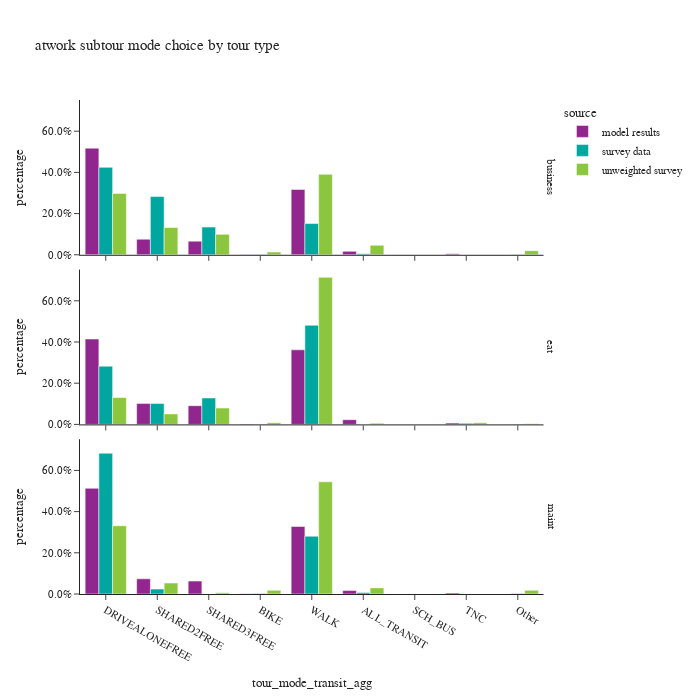

Write notebook code for a chart like this one.
### Code cell
df_plot = atwork_subtour.groupby(['source','tour_type','tour_mode_transit_agg'])['trip_weight_2017_2019'].sum().reset_index()
df_plot['percentage'] = df_plot.groupby(['source','tour_type'], group_keys=False)['trip_weight_2017_2019']. \
    apply(lambda x: x / float(x.sum()))

fig = px.bar(df_plot,
             x="tour_mode_transit_agg", y="percentage", color="source",barmode="group",
             facet_row='tour_type',
             category_orders={"tour_mode_transit_agg": tour_mode_ordered},
             title="atwork subtour mode choice by tour type")
fig.for_each_annotation(lambda a: a.update(text = a.text.split("=")[-1]))
fig.for_each_yaxis(lambda a: a.update(tickformat = ".1%"))
fig.update_layout(height=700, width=700)
fig.show()

### Figure 1 — Plotly figure (JSON) as saved in the notebook; plotly's stock layout.template omitted (floating-point values rounded to 4 significant figures)
{"data": [{"alignmentgroup": "True", "hovertemplate": "source=model results<br>tour_type=business<br>tour_mode_transit_agg=%{x}<br>percentage=%{y}<extra></extra>", "legendgroup": "model results", "marker": {"color": "#91268F", "pattern": {"shape": ""}}, "name": "model results", "offsetgroup": "model results", "orientation": "v", "showlegend": true, "textposition": "auto", "type": "bar", "x": ["ALL_TRANSIT", "BIKE", "DRIVEALONEFREE", "SHARED2FREE", "SHARED3FREE", "TNC", "WALK"], "xaxis": "x3", "y": [0.01669, 0.001241, 0.5177, 0.07559, 0.06609, 0.005468, 0.3173], "yaxis": "y3"}, {"alignmentgroup": "True", "hovertemplate": "source=model results<br>tour_type=eat<br>tour_mode_transit_agg=%{x}<br>percentage=%{y}<extra></extra>", "legendgroup": "model results", "marker": {"color": "#91268F", "pattern": {"shape": ""}}, "name": "model results", "offsetgroup": "model results", "orientation": "v", "showlegend": false, "textposition": "auto", "type": "bar", "x": ["ALL_TRANSIT", "BIKE", "DRIVEALONEFREE", "SHARED2FREE", "SHARED3FREE", "TNC", "WALK"], "xaxis": "x2", "y": [0.02269, 0.002008, 0.4143, 0.1019, 0.09075, 0.006319, 0.362], "yaxis": "y2"}, {"alignmentgroup": "True", "hovertemplate": "source=model results<br>tour_type=maint<br>tour_mode_transit_agg=%{x}<br>percentage=%{y}<extra></extra>", "legendgroup": "model results", "marker": {"color": "#91268F", "pattern": {"shape": ""}}, "name": "model results", "offsetgroup": "model results", "orientation": "v", "showlegend": false, "textposition": "auto", "type": "bar", "x": ["ALL_TRANSIT", "BIKE", "DRIVEALONEFREE", "SHARED2FREE", "SHARED3FREE", "TNC", "WALK"], "xaxis": "x", "y": [0.01652, 0.001596, 0.5129, 0.07374, 0.06267, 0.004692, 0.3278], "yaxis": "y"}, {"alignmentgroup": "True", "hovertemplate": "source=survey data<br>tour_type=business<br>tour_mode_transit_agg=%{x}<br>percentage=%{y}<extra></extra>", "legendgroup": "survey data", "marker": {"color": "#00A7A0", "pattern": {"shape": ""}}, "name": "survey data", "offsetgroup": "survey data", "orientation": "v", "showlegend": true, "textposition": "auto", "type": "bar", "x": ["ALL_TRANSIT", "BIKE", "DRIVEALONEFREE", "Other", "SHARED2FREE", "SHARED3FREE", "WALK"], "xaxis": "x3", "y": [0.005332, 0.0008008, 0.4244, 0.000845, 0.2825, 0.1344, 0.1516], "yaxis": "y3"}, {"alignmentgroup": "True", "hovertemplate": "source=survey data<br>tour_type=eat<br>tour_mode_transit_agg=%{x}<br>percentage=%{y}<extra></extra>", "legendgroup": "survey data", "marker": {"color": "#00A7A0", "pattern": {"shape": ""}}, "name": "survey data", "offsetgroup": "survey data", "orientation": "v", "showlegend": false, "textposition": "auto", "type": "bar", "x": ["ALL_TRANSIT", "BIKE", "DRIVEALONEFREE", "Other", "SHARED2FREE", "SHARED3FREE", "TNC", "WALK"], "xaxis": "x2", "y": [9.895e-05, 0.0004414, 0.2827, 0.0002483, 0.1019, 0.1283, 0.00519, 0.4812], "yaxis": "y2"}, {"alignmentgroup": "True", "hovertemplate": "source=survey data<br>tour_type=maint<br>tour_mode_transit_agg=%{x}<br>percentage=%{y}<extra></extra>", "legendgroup": "survey data", "marker": {"color": "#00A7A0", "pattern": {"shape": ""}}, "name": "survey data", "offsetgroup": "survey data", "orientation": "v", "showlegend": false, "textposition": "auto", "type": "bar", "x": ["ALL_TRANSIT", "BIKE", "DRIVEALONEFREE", "Other", "SHARED2FREE", "SHARED3FREE", "WALK"], "xaxis": "x", "y": [0.007412, 0.001939, 0.6834, 0.00296, 0.02369, 2.738e-05, 0.2805], "yaxis": "y"}, {"alignmentgroup": "True", "hovertemplate": "source=unweighted survey<br>tour_type=business<br>tour_mode_transit_agg=%{x}<br>percentage=%{y}<extra></extra>", "legendgroup": "unweighted survey", "marker": {"color": "#8CC63E", "pattern": {"shape": ""}}, "name": "unweighted survey", "offsetgroup": "unweighted survey", "orientation": "v", "showlegend": true, "textposition": "auto", "type": "bar", "x": ["ALL_TRANSIT", "BIKE", "DRIVEALONEFREE", "Other", "SHARED2FREE", "SHARED3FREE", "WALK"], "xaxis": "x3", "y": [0.04636, 0.01325, 0.298, 0.01987, 0.1325, 0.09934, 0.3907], "yaxis": "y3"}, {"alignmentgroup": "True", "hovertemplate": "source=unweighted survey<br>tour_type=eat<br>tour_mode_transit_agg=%{x}<br>percentage=%{y}<extra></extra>", "legendgroup": "unweighted survey", "marker": {"color": "#8CC63E", "pattern": {"shape": ""}}, "name": "unweighted survey", "offsetgroup": "unweighted survey", "orientation": "v", "showlegend": false, "textposition": "auto", "type": "bar", "x": ["ALL_TRANSIT", "BIKE", "DRIVEALONEFREE", "Other", "SHARED2FREE", "SHARED3FREE", "TNC", "WALK"], "xaxis": "x2", "y": [0.005666, 0.008499, 0.1303, 0.002833, 0.05099, 0.07932, 0.008499, 0.7139], "yaxis": "y2"}, {"alignmentgroup": "True", "hovertemplate": "source=unweighted survey<br>tour_type=maint<br>tour_mode_transit_agg=%{x}<br>percentage=%{y}<extra></extra>", "legendgroup": "unweighted survey", "marker": {"color": "#8CC63E", "pattern": {"shape": ""}}, "name": "unweighted survey", "offsetgroup": "unweighted survey", "orientation": "v", "showlegend": false, "textposition": "auto", "type": "bar", "x": ["ALL_TRANSIT", "BIKE", "DRIVEALONEFREE", "Other", "SHARED2FREE", "SHARED3FREE", "WALK"], "xaxis": "x", "y": [0.02959, 0.01775, 0.3314, 0.01775, 0.05325, 0.005917, 0.5444], "yaxis": "y"}], "layout": {"annotations": [{"font": {}, "showarrow": false, "text": "maint", "textangle": 90, "x": 0.98, "xanchor": "left", "xref": "paper", "y": 0.1567, "yanchor": "middle", "yref": "paper"}, {"font": {}, "showarrow": false, "text": "eat", "textangle": 90, "x": 0.98, "xanchor": "left", "xref": "paper", "y": 0.5, "yanchor": "middle", "yref": "paper"}, {"font": {}, "showarrow": false, "text": "business", "textangle": 90, "x": 0.98, "xanchor": "left", "xref": "paper", "y": 0.8433, "yanchor": "middle", "yref": "paper"}], "barmode": "group", "height": 700, "legend": {"title": {"text": "source"}, "tracegroupgap": 0}, "title": {"text": "atwork subtour mode choice by tour type"}, "width": 700, "xaxis": {"anchor": "y", "categoryarray": ["DRIVEALONEFREE", "SHARED2FREE", "SHARED3FREE", "BIKE", "WALK", "ALL_TRANSIT", "SCH_BUS", "TNC", "Other"], "categoryorder": "array", "domain": [0.0, 0.98], "title": {"text": "tour_mode_transit_agg"}}, "xaxis2": {"anchor": "y2", "domain": [0.0, 0.98], "matches": "x", "showticklabels": false}, "xaxis3": {"anchor": "y3", "domain": [0.0, 0.98], "matches": "x", "showticklabels": false}, "yaxis": {"anchor": "x", "domain": [0.0, 0.3133], "tickformat": ".1%", "title": {"text": "percentage"}}, "yaxis2": {"anchor": "x2", "domain": [0.3433, 0.6567], "matches": "y", "tickformat": ".1%", "title": {"text": "percentage"}}, "yaxis3": {"anchor": "x3", "domain": [0.6867, 1.0], "matches": "y", "tickformat": ".1%", "title": {"text": "percentage"}}}}
